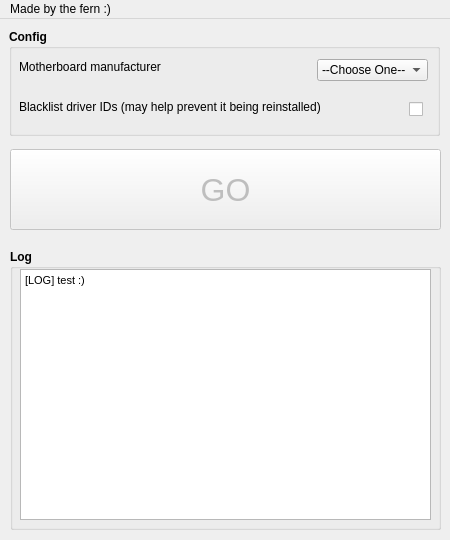
<?xml version="1.0" encoding="UTF-8"?>
<ui version="4.0">
 <class>MainWindow</class>
 <widget class="QMainWindow" name="MainWindow">
  <property name="geometry">
   <rect>
    <x>0</x>
    <y>0</y>
    <width>450</width>
    <height>540</height>
   </rect>
  </property>
  <property name="sizePolicy">
   <sizepolicy hsizetype="Fixed" vsizetype="Fixed">
    <horstretch>0</horstretch>
    <verstretch>0</verstretch>
   </sizepolicy>
  </property>
  <property name="minimumSize">
   <size>
    <width>450</width>
    <height>540</height>
   </size>
  </property>
  <property name="maximumSize">
   <size>
    <width>450</width>
    <height>540</height>
   </size>
  </property>
  <property name="windowTitle">
   <string>Goodbye Nahimic</string>
  </property>
  <widget class="QWidget" name="centralwidget">
   <widget class="QPushButton" name="GoButton">
    <property name="enabled">
     <bool>false</bool>
    </property>
    <property name="geometry">
     <rect>
      <x>10</x>
      <y>130</y>
      <width>431</width>
      <height>81</height>
     </rect>
    </property>
    <property name="font">
     <font>
      <pointsize>24</pointsize>
      <weight>50</weight>
      <italic>false</italic>
      <bold>false</bold>
     </font>
    </property>
    <property name="text">
     <string>GO</string>
    </property>
   </widget>
   <widget class="QGroupBox" name="ConfigBox">
    <property name="geometry">
     <rect>
      <x>9</x>
      <y>10</y>
      <width>431</width>
      <height>107</height>
     </rect>
    </property>
    <property name="font">
     <font>
      <weight>75</weight>
      <bold>true</bold>
     </font>
    </property>
    <property name="title">
     <string>Config</string>
    </property>
    <widget class="QComboBox" name="MoboManufacturercomboBox">
     <property name="geometry">
      <rect>
       <x>308</x>
       <y>30</y>
       <width>111</width>
       <height>22</height>
      </rect>
     </property>
     <property name="font">
      <font>
       <weight>50</weight>
       <bold>false</bold>
      </font>
     </property>
     <item>
      <property name="text">
       <string>--Choose One--</string>
      </property>
     </item>
     <item>
      <property name="text">
       <string>Asus</string>
      </property>
     </item>
     <item>
      <property name="text">
       <string>MSI</string>
      </property>
     </item>
    </widget>
    <widget class="QLabel" name="MoboManufactureLabel">
     <property name="geometry">
      <rect>
       <x>10</x>
       <y>30</y>
       <width>341</width>
       <height>16</height>
      </rect>
     </property>
     <property name="font">
      <font>
       <weight>50</weight>
       <bold>false</bold>
      </font>
     </property>
     <property name="text">
      <string>Motherboard manufacturer</string>
     </property>
    </widget>
    <widget class="QLabel" name="BlacklistIDsLabel">
     <property name="geometry">
      <rect>
       <x>10</x>
       <y>70</y>
       <width>341</width>
       <height>16</height>
      </rect>
     </property>
     <property name="font">
      <font>
       <weight>50</weight>
       <bold>false</bold>
      </font>
     </property>
     <property name="text">
      <string>Blacklist driver IDs (may help prevent it being reinstalled)</string>
     </property>
    </widget>
    <widget class="QCheckBox" name="BlacklistIDsCheckbox">
     <property name="geometry">
      <rect>
       <x>400</x>
       <y>70</y>
       <width>20</width>
       <height>20</height>
      </rect>
     </property>
     <property name="text">
      <string/>
     </property>
    </widget>
   </widget>
   <widget class="QGroupBox" name="LogBox">
    <property name="geometry">
     <rect>
      <x>10</x>
      <y>230</y>
      <width>431</width>
      <height>281</height>
     </rect>
    </property>
    <property name="font">
     <font>
      <weight>75</weight>
      <bold>true</bold>
     </font>
    </property>
    <property name="title">
     <string>Log</string>
    </property>
    <widget class="QTextEdit" name="Log">
     <property name="geometry">
      <rect>
       <x>10</x>
       <y>20</y>
       <width>411</width>
       <height>251</height>
      </rect>
     </property>
     <property name="styleSheet">
      <string notr="true"/>
     </property>
     <property name="readOnly">
      <bool>true</bool>
     </property>
     <property name="html">
      <string>&lt;!DOCTYPE HTML PUBLIC &quot;-//W3C//DTD HTML 4.0//EN&quot; &quot;http://www.w3.org/TR/REC-html40/strict.dtd&quot;&gt;
&lt;html&gt;&lt;head&gt;&lt;meta name=&quot;qrichtext&quot; content=&quot;1&quot; /&gt;&lt;style type=&quot;text/css&quot;&gt;
p, li { white-space: pre-wrap; }
&lt;/style&gt;&lt;/head&gt;&lt;body style=&quot; font-family:'MS Shell Dlg 2'; font-size:8.25pt; font-weight:600; font-style:normal;&quot;&gt;
&lt;p style=&quot; margin-top:0px; margin-bottom:0px; margin-left:0px; margin-right:0px; -qt-block-indent:0; text-indent:0px;&quot;&gt;&lt;span style=&quot; font-weight:400;&quot;&gt;[LOG] test :)&lt;/span&gt;&lt;/p&gt;
&lt;p style=&quot;-qt-paragraph-type:empty; margin-top:0px; margin-bottom:0px; margin-left:0px; margin-right:0px; -qt-block-indent:0; text-indent:0px; font-weight:400;&quot;&gt;&lt;br /&gt;&lt;/p&gt;&lt;/body&gt;&lt;/html&gt;</string>
     </property>
     <property name="textInteractionFlags">
      <set>Qt::NoTextInteraction</set>
     </property>
    </widget>
   </widget>
  </widget>
  <widget class="QMenuBar" name="menubar">
   <property name="geometry">
    <rect>
     <x>0</x>
     <y>0</y>
     <width>450</width>
     <height>21</height>
    </rect>
   </property>
   <widget class="QMenu" name="menuMade_by_the_fern">
    <property name="title">
     <string>Made by the fern :)</string>
    </property>
    <addaction name="actionCheck_out_my_website"/>
   </widget>
   <addaction name="menuMade_by_the_fern"/>
  </widget>
  <action name="actionQuit">
   <property name="text">
    <string>Quit</string>
   </property>
  </action>
  <action name="actionCheck_out_my_website">
   <property name="text">
    <string>Check out my website!</string>
   </property>
  </action>
 </widget>
 <tabstops>
  <tabstop>MoboManufacturercomboBox</tabstop>
  <tabstop>BlacklistIDsCheckbox</tabstop>
  <tabstop>GoButton</tabstop>
 </tabstops>
 <resources/>
 <connections/>
</ui>
